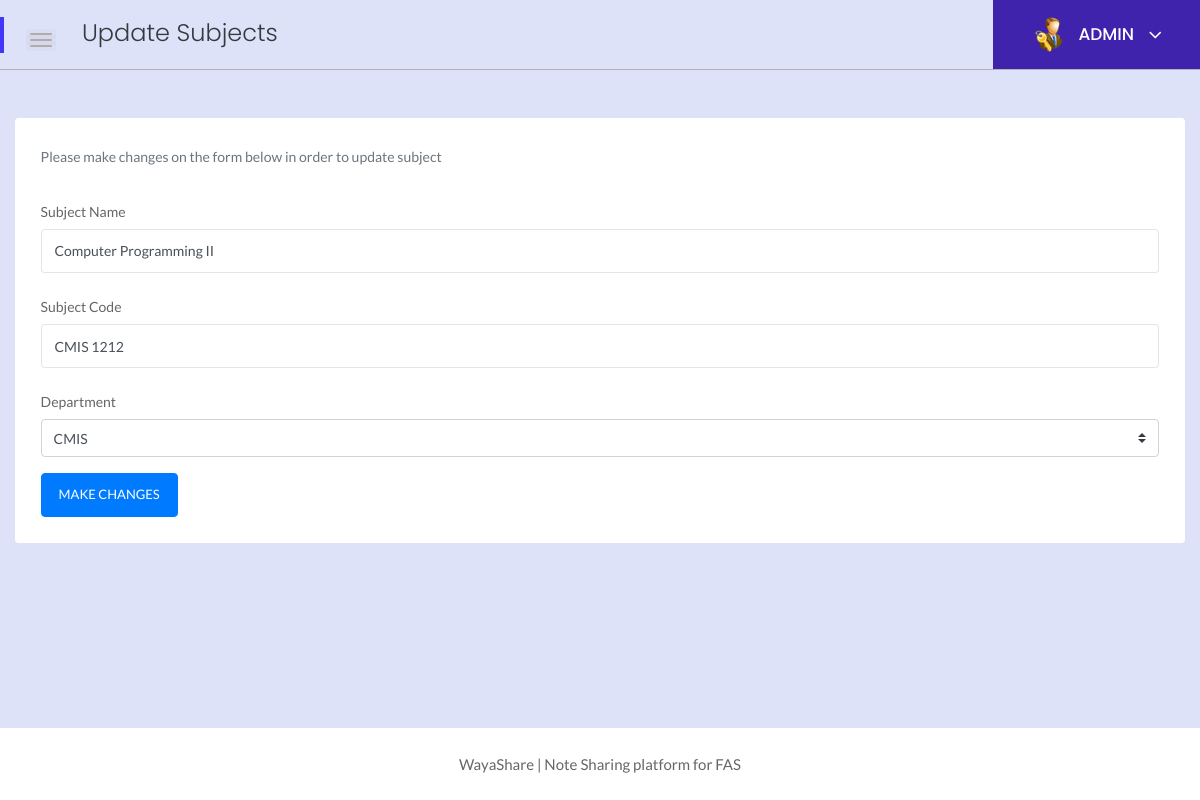
The page /admin/admin/update-subjects.php?subid=2 (signed in) on the database its author committed.
### tables this page shows
CREATE TABLE `subjects` (
  `id` int(11) NOT NULL,
  `SubjectName` varchar(100) NOT NULL,
  `SubjectCode` varchar(50) DEFAULT NULL,
  `Department` varchar(100) NOT NULL
);

### admin/admin/update-subjects.php (the view, shortened to what this page needs)
<?php
    include('../includes/dbconn.php');
    if(strlen($_SESSION['alogin'])==0){
    header('location:index.php');
    } else {
?>
<!doctype html>
<html class="no-js" lang="en">
<head>
    <link rel="stylesheet" href="../assets/css/bootstrap.min.css">
    <link rel="stylesheet" href="../assets/css/font-awesome.min.css">
    <link rel="stylesheet" href="../assets/css/themify-icons.css">
    <link rel="stylesheet" href="../assets/css/metisMenu.css">
    <link rel="stylesheet" href="../assets/css/owl.carousel.min.css">
    <link rel="stylesheet" href="../assets/css/slicknav.min.css">
    <link rel="stylesheet" href="https://www.amcharts.com/lib/3/plugins/export/export.css" type="text/css" media="all" />
    <link rel="stylesheet" type="text/css" href="https://cdn.datatables.net/1.10.19/css/jquery.dataTables.css">
    <link rel="stylesheet" type="text/css" href="https://cdn.datatables.net/1.10.18/css/dataTables.bootstrap4.min.css">
    <link rel="stylesheet" type="text/css" href="https://cdn.datatables.net/responsive/2.2.3/css/responsive.bootstrap.min.css">
    <link rel="stylesheet" type="text/css" href="https://cdn.datatables.net/responsive/2.2.3/css/responsive.jqueryui.min.css">
    <link rel="stylesheet" href="../assets/css/typography.css">
    <link rel="stylesheet" href="../assets/css/default-css.css">
    <link rel="stylesheet" href="../assets/css/styles.css">
    <link rel="stylesheet" href="../assets/css/responsive.css">
</head>
<body>
    <div class="page-container">
        <div class="main-content">
            <div class="page-title-area">
                <div class="row align-items-center">
                    <div class="col-sm-6">
                        <div class="breadcrumbs-area clearfix">
                        <div class="nav-btn pull-left">
                            <span></span>
                            <span></span>
                            <span></span>
                        </div>
                            <h4 class="page-title pull-left">Update Subjects</h4>
                        </div>
                    </div>
                    <div class="col-sm-6 clearfix">
                        <div class="user-profile pull-right">
                            <img class="avatar user-thumb" src="../assets/images/admin.png" alt="avatar">
                            <h4 class="user-name dropdown-toggle" data-toggle="dropdown">ADMIN <i class="fa fa-angle-down"></i></h4>
                        </div>
                    </div>
                </div>
            </div>
            <div class="main-content-inner">
                <div class="row">
                    <div class="col-12 mt-5">
                        <div class="card">
                                <form method="POST">
                                 <div class="card-body">
                                        <p class="text-muted font-14 mb-4">Please make changes on the form below in order to update subject</p>
                                        <?php
                                            $did=intval($_GET['subid']);
                                            $sql = "SELECT * from subjects WHERE id=:did";
                                            $query = $dbh -> prepare($sql);
                                            $query->bindParam(':did',$did,PDO::PARAM_STR);
                                            $query->execute();
                                            $results=$query->fetchAll(PDO::FETCH_OBJ);
                                            if($query->rowCount() > 0)
                                            {
                                            foreach($results as $result)
                                            {               ?>
                                        <div class="form-group">
                                            <label for="example-text-input" class="col-form-label">Subject Name</label>
                                            <input class="form-control" name="subname" type="text" required id="example-text-input" value="<?php echo htmlentities($result->SubjectName);?>">
                                        </div>
                                        <div class="form-group">
                                            <label for="example-email-input" class="col-form-label">Subject Code</label>
                                            <input class="form-control" name="subcode" type="text" autocomplete="off" required id="example-email-input" value="<?php echo htmlentities($result->SubjectCode);?>">
                                        </div>
                                        <div class="form-group">
                                        <label class="col-form-label">Department</label>
                                            <select class="custom-select" name="department" autocomplete="off">
                                                <option value="<?php echo htmlentities($result->Department);?>"><?php echo htmlentities($result->Department);?></option>
                                            </select>
                                        </div>
                                        <?php }
                                        }?>
                                        <button class="btn btn-primary" name="update" id="update" type="submit">MAKE CHANGES</button>
                                    </div>
                         </form>
                         </div>
                    </div>
                </div>
                </div>
            </div>
            <?php include '../includes/footer.php' ?>
        </div>
</body>
</html>
<?php } ?>

### admin/assets/css/styles.css (style rules this page uses)
.page-container { width: 100%; height: 100%; min-height: 100vh; padding-left: 280px; -webkit-transition: padding-left 0.3s ease 0s; transition: padding-left 0.3s ease 0s; }
.sbar_collapsed.page-container { padding-left: 0; }
.card { border: none; border-radius: 4px; background-color: #fff; -webkit-transition: all 0.3s ease 0s; transition: all 0.3s ease 0s; }
.card-body { padding: 25.6px; padding: 1.6rem; }
.main-content { width: 100%; background: hsl(228deg 64.88% 91.93%); }
.main-content-inner { padding: 0 30px 50px; }
.nav-btn { margin: 10px 30px 0 0; cursor: pointer; }
.nav-btn span { display: block; width: 22px; height: 2px; background: #b3aaaa; margin: 4px 0; border-radius: 15px; -webkit-transition: all 0.3s ease 0s; transition: all 0.3s ease 0s; box-shadow: 0 0 0 4px rgba(99, 96, 96, 0.03); }
.nav-btn span:nth-child(2) { opacity: 0; }
.nav-btn span:first-child { -webkit-transform: rotate(45deg) translate(5px, 5px); transform: rotate(45deg) translate(5px, 5px); }
.nav-btn span:last-child { -webkit-transform: rotate(-45deg) translate(3px, -3px); transform: rotate(-45deg) translate(3px, -3px); }
.sbar_collapsed .nav-btn span { transform: none; opacity: 1; }
.page-title-area { padding: 0 30px; background: hsl(228deg 64.88% 91.93%); border-bottom: 1px solid #b0b4b5; position: relative; }
.page-title-area:before { content: ""; position: absolute; left: 0; top: 50%; width: 4px; height: 36px; background: var(--primary-color); -webkit-transform: translateY(-50%); transform: translateY(-50%); }
.page-title { font-size: 24px; font-weight: 300; color: #313b3d; letter-spacing: 0; margin-right: 30px; }
.user-profile { margin-right: -30px; display: -webkit-box; display: -ms-flexbox; display: flex; -webkit-box-align: center; -ms-flex-align: center; align-items: center; -ms-flex-wrap: wrap; flex-wrap: wrap; background: -webkit-linear-gradient(left, #8914fe 0%, #8063f5 100%); background: linear-gradient(to right, #3f23ac 0%, #3f23ac 100%); padding: 17px 38px; position: relative; }
.user-profile img.avatar { height: 35px; width: 35px; border-radius: 50%; margin-right: 12px; }
.user-name { font-size: 17px; font-weight: 500; color: #fff; letter-spacing: 0; cursor: pointer; -webkit-user-select: none; -moz-user-select: none; -ms-user-select: none; user-select: none; }
.user-name i { margin-left: 10px; font-size: 21px; vertical-align: middle; position: relative; }
.notification-area .dropdown-toggle, .user-name.dropdown-toggle { position: relative; }
.notification-area .dropdown-toggle:after, .user-name.dropdown-toggle:after { display: none; }
.btn { padding: 11px 17px; font-size: 13px; letter-spacing: 0; }
.form-control, .form-control:focus { outline: none; box-shadow: none; }
.form-control { font-size: 14px; border: 1px solid rgba(170, 170, 170, 0.3); padding: 10.72px 12.8px; padding: 0.67rem 0.8rem; }
label { font-weight: 500; color: #666; display: inline-block; margin-bottom: 8px; margin-bottom: 0.5rem; }
.font-14 { font-size: 14px; }

### rows shown on the page
subjects: subname "Computer Programming II", subcode "CMIS 1212", department "CMIS"
